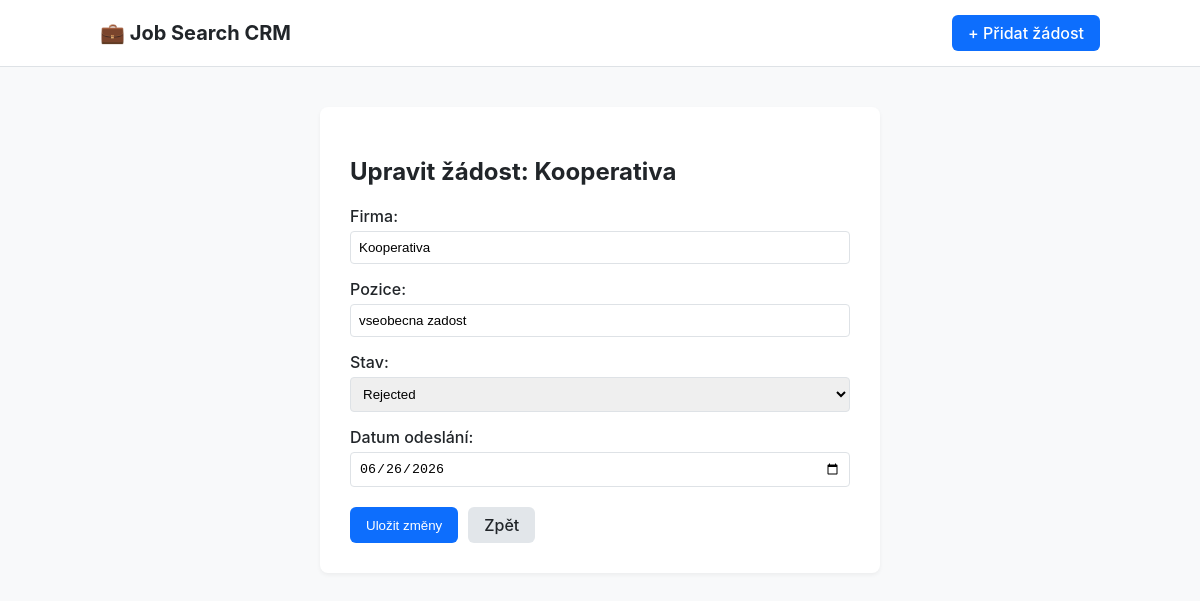
Screenshot of /edit/5 with the database file from the repository.
### tables this page shows
CREATE TABLE applications (
            id INTEGER PRIMARY KEY AUTOINCREMENT,
            company TEXT NOT NULL,
            position TEXT NOT NULL,
            status TEXT NOT NULL DEFAULT 'Applied',
            sent_date DATE NOT NULL
        );

### app.py (the view, shortened to what this page needs)
@app.route('/edit/<int:id>', methods=['GET', 'POST'])
def edit_application(id):
    conn = get_db_connection()
    application = conn.execute('SELECT * FROM applications WHERE id = ?', (id,)).fetchone()
    if application is None:
        conn.close()
        return "Žádost nenalezena", 404
    conn.close()
    return render_template('edit.html', application=application, statuses=STATUS_OPTIONS)

### database.py (called while the page is built)
def get_db_connection():
    conn = sqlite3.connect(DATABASE_PATH)
    conn.row_factory = sqlite3.Row  # Umožní přistupovat ke sloupcům přes názvy
    return conn

### templates/edit.html (shortened to what this page needs)
<!DOCTYPE html>
<html lang="cs">
<head>
    <link rel="stylesheet" href="{{ url_for('static', filename='style.css') }}">
</head>
<body>
    <nav class="navbar">
        <div class="container">
            <a href="{{ url_for('index') }}" class="nav-brand">💼 Job Search CRM</a>
            <a href="{{ url_for('add_application') }}" class="btn btn-primary">+ Přidat žádost</a>
        </div>
    </nav>
    <main class="container content">
        <div class="form-card">
            <h2>Upravit žádost: {{ application['company'] }}</h2>
            <form method="POST">
                <div class="form-group">
                    <label for="company">Firma:</label>
                    <input type="text" id="company" name="company" value="{{ application['company'] }}" required>
                </div>
                <div class="form-group">
                    <label for="position">Pozice:</label>
                    <input type="text" id="position" name="position" value="{{ application['position'] }}" required>
                </div>
                <div class="form-group">
                    <label for="status">Stav:</label>
                    <select id="status" name="status">
                        {% for status in statuses %}
                            <option value="{{ status }}" {% if application['status'] == status %}selected{% endif %}>{{ status }}</option>
                        {% endfor %}
                    </select>
                </div>
                <div class="form-group">
                    <label for="sent_date">Datum odeslání:</label>
                    <input type="date" id="sent_date" name="sent_date" value="{{ application['sent_date'] }}" required>
                </div>
                <div class="form-actions">
                    <button type="submit" class="btn btn-primary">Uložit změny</button>
                    <a href="{{ url_for('index') }}" class="btn btn-secondary">Zpět</a>
                </div>
            </form>
        </div>
    </main>
</body>
</html>

### static/style.css (style rules this page uses)
:root { --bg-color: #f8f9fa; --card-bg: #ffffff; --text-color: #212529; --primary-color: #0d6efd; --border-color: #dee2e6; --applied: #6c757d; --interview: #fd7e14; --rejected: #dc3545; --offer: #198754; --hired: #0dcaf0; }
body { font-family: -apple-system, BlinkMacSystemFont, "Segoe UI", Roboto, sans-serif; background-color: var(--bg-color); color: var(--text-color); margin: 0; padding: 0; }
.container { max-width: 1000px; margin: 0 auto; padding: 0 20px; }
.navbar { background-color: #ffffff; border-bottom: 1px solid var(--border-color); padding: 15px 0; }
.navbar .container { display: flex; justify-content: space-between; align-items: center; }
.nav-brand { font-size: 1.25rem; font-weight: bold; text-decoration: none; color: var(--text-color); }
.content { margin-top: 40px; }
.btn { display: inline-block; padding: 8px 16px; border-radius: 6px; text-decoration: none; font-weight: 500; cursor: pointer; border: none; }
.btn-primary { background-color: var(--primary-color); color: white; }
.btn-secondary { background-color: #e2e6ea; color: var(--text-color); }
.form-card { background: var(--card-bg); padding: 30px; border-radius: 8px; box-shadow: 0 2px 4px rgba(0,0,0,0.05); max-width: 500px; margin: 0 auto; }
.form-group { margin-bottom: 15px; }
.form-group label { display: block; margin-bottom: 5px; font-weight: 500; }
.form-group input, .form-group select { width: 100%; padding: 8px; border: 1px solid var(--border-color); border-radius: 4px; box-sizing: border-box; }
.form-actions { margin-top: 20px; display: flex; gap: 10px; }

### rows the page displays
applications: company "Kooperativa", position "vseobecna zadost", status "Rejected", sent_date "06/26/2026"
